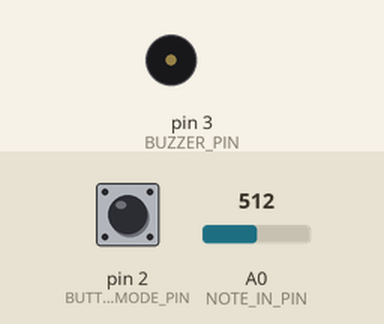
Bench run of a sketch on a simulated Arduino Uno, built with avr-gcc and run on an emulated ATmega328P. Shown: buzzer (waves = sounding). Inputs (shaded band) come from the test bench; at power-on: pin 2 (BUTTON_MODE_PIN) LOW, A0 (NOTE_IN_PIN) = 512.

Above: at 1.2 s.
1.3 s: pin 2 (BUTTON_MODE_PIN) pulled HIGH for 3.2 s
At 5.3 s:
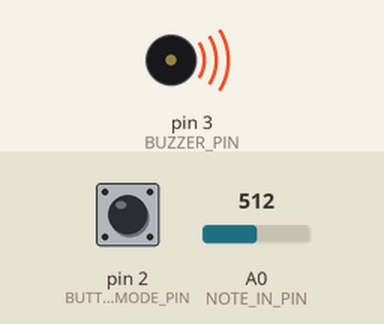
6.1 s: pin 2 (BUTTON_MODE_PIN) pulled HIGH for 0.25 s
9.3 s: pin 2 (BUTTON_MODE_PIN) pulled HIGH for 1 s
At 10.9 s:
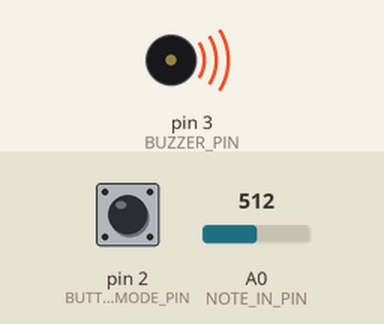
Timing chart, 0 to 15.3 s (numbered marks = the images above; inputs shaded):
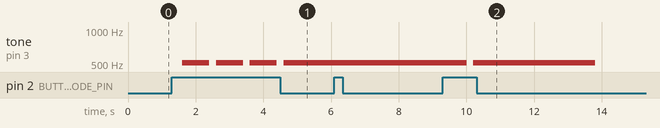

Measured:
- after the input at 1.3 s, tone on pin 3 (BUZZER_PIN): alternates 512 Hz for 0.80 s and silent for 0.20 s, 7 changes in all, then stays 512 Hz, starting after 0.30 s
- after the input at 9.3 s, tone on pin 3 (BUZZER_PIN): 512 Hz → silent after 0.71 s instead of 0.51 s

The sketch:

adele_bedard_etudeThree.ino
```cpp
/********************** ETUDE 3 CART 360 2019 *******************************
 * WELCOME!
 * THE PURPOSE OF THIS EXERCISE IS TO DESIGN A VERY SIMPLE KEYBOARD (5 KEYS)
 * WHICH ALLOWS YOU TO PLAY LIVE, RECORD, AND PLAYBACK SINGLE NOTES (NO CHORDS).
 * THERE WILL BE A BUTTON WHICH WHEN PRESSED WILL TAKE THE USER TO THE NEXT MODE:
 * THERE ARE 5 POSSIBLE MODES
 * 0 ==  reset    ==   led off == also resets
 * 1 ==  live     ==   led BLUE
 * 2 ==  record   ==   led RED
 * 3 ==  play     ==   led GREEN
 * 4 ==  loopMODE ==   led PURPLE
 *
 * ADDITIONALLY - WHEN THE USER CHANGES MODE,
 * THE RGB LED WILL CHANGE COLOR (ACCORDING TO THE SPECIFICATIONS)

 * PLEASE FOLLOW THE INSTRUCTIONS IN THE COMMENTS:
 * DO NOT ADD ANY MORE FUNCTION DEFINITIONS
 * ONLY IMPLEMENT THE FUNCTION DEFINITIONS SUPPLIED
 * THERE IS NO NEED TO ADD ANY NEW VARIABLES OR CONSTANTS
 * PROVIDE COMMENTS FOR ANY OF THE CODE IMPLEMENTED
 * GOOD LUCK!
 */
/**** CONSTANTS ********************************************************/

#define BUTTON_MODE_PIN 2 // Button to change the mode

// constants for RGB LED
#define LED_PIN_R 5 // R PIN
#define LED_PIN_G 9 // G PIN
#define LED_PIN_B 6 // B PIN

// constant for note in (button-resistor ladder on breadboard)
# define NOTE_IN_PIN A0

//constant for max number of notes in array
#define MAX_NOTES 16

// a constant for duration
const int duration = 200;

// constant for pin to output for buzzer
#define BUZZER_PIN 3 // PWM

/******** VARIABLES *****************************************************/
// counter for how many notes we have
int countNotes =0;
// array to hold the notes played (for record/play mode)
int notes [MAX_NOTES];
int mode =0; // start at off

int counterPlay = 0; //variable added --> stores the current index to playback

/*************************************************************************/


/**********************SETUP() DO NOT CHANGE*******************************/
// Declare pin mode for the single digital input
void setup()
{
  pinMode(BUTTON_MODE_PIN, INPUT);
}

/**********************LOOP() DO NOT CHANGE *******************************
 * INSTRUCTIONS:
 * There is NO NEED to change the loop - it establishes the flow of the program
 * We call here 3 functions repeatedly:
 * 1: chooseMode(): this function will determine the mode that your program is in
 * based on if the button (linked to the BUTTON_MODE_PIN) was pressed
 * 2: setRGB(): will set the color of the RGB LED based on the value of the mode variable
 * 3: selectMode(): will determine which function to call based on the value of the mode variable

**************************************************************************/
void loop()
{
  chooseMode();
  setRGB();
  selectMode();
}
/******************CHOOSEMODE(): IMPLEMENT *********************************
 * INSTRUCTIONS:
 * Read the value from the Button (linked to the BUTTON_MODE_PIN) and
 * if is being pressed then change the mode variable.
 * REMEMBER:
 * mode == 0 is reset
 * mode == 1 is live
 * mode == 2 is record
 * mode == 3 is play
 * mode == 4 is loopMode
 * Every time the user presses the button, the program will go to the next mode,
 * once it reaches 4, it should go back to mode == 0.
 * (i.e. if mode ==2 and we press, then mode ==3) ...
**************************************************************************/
void chooseMode(){
  int buttonVal = digitalRead(BUTTON_MODE_PIN);
  if (buttonVal == HIGH){
    mode = (mode + 1) % 5;
  }
  delay(duration);
}

/******************SETRGB(): IMPLEMENT *********************************
 * INSTRUCTIONS:
 * Depending on the value of the mode variable:
 * if the mode is 0 - RGB LED IS OFF
 * if the mode is 1 - RGB LED IS BLUE
 * if mode is 2 - RGB LED IS RED
 * if mode is 3 - RGB LED IS GREEN
 * if mode is 4 - RGB LED iS PURPLE
 * YOU MUST USE A SWITCH CASE CONSTRUCT (NOT A SERIES OF IF / ELSE STATEMENTS
**************************************************************************/
void setRGB()
{
  switch (mode) {
    case 0: digitalWrite(LED_PIN_R, LOW);
            digitalWrite(LED_PIN_G, LOW);
            digitalWrite(LED_PIN_B,LOW);
            break;
    case 1: digitalWrite(LED_PIN_R, LOW);
            digitalWrite(LED_PIN_G, LOW);
            digitalWrite(LED_PIN_B,HIGH);
            break;
    case 2: digitalWrite(LED_PIN_R, HIGH);
            digitalWrite(LED_PIN_G, LOW);
            digitalWrite(LED_PIN_B,LOW);
            break;
    case 3: digitalWrite(LED_PIN_R, LOW);
            digitalWrite(LED_PIN_G, HIGH);
            digitalWrite(LED_PIN_B,LOW);
            break;
    default: digitalWrite(LED_PIN_R, HIGH);
            digitalWrite(LED_PIN_G, LOW);
            digitalWrite(LED_PIN_B,HIGH);
            break;

  }
}
/**********************SELECTMODE() DO NOT CHANGE *******************************
 * INSTRUCTIONS:
 * There is NO NEED to change this function - it selects WHICH function should run based on the mode variable
 * There are 4 possibilities
 * 1: reset(): this function will reset any arrays etc, and will do nothing else
 * 2: live(): this function will play the corresponding notes
 * to the user pressing the respective buttons.
 * NOTE:: the notes played are NOT stored
 * 3: record(): this function will play the corresponding notes
 * to the user pressing the respective buttons
 * AND will STORE up to 16 consecutive notes in an array.
 * 4: play(): this function will playback any notes stored in the array that were recorded
 * in the previous mode
 * 5: loopMode(): this function will playback any notes stored in the array that were recorded,
 * BUT unlike the previous mode, you can choose in which sequence the notes are played.
 * REQUIRED: only play notes from the array (no live stuff)

******************************************************************************/
void selectMode()
{
  if(mode ==0) {
    reset();
  }
  else if(mode ==1) {
    live();
  }
  else if(mode ==2) {
    record();
  }

  else if(mode ==3) {
    play();
  }

   else if(mode ==4) {
    loopMode();
  }
}
/******************RESET(): IMPLEMENT **************************************
 * INSTRUCTIONS:
 * this function should ensure that any notes recorded are no longer available
**************************************************************************/
void reset()
{

  for(int i=0; i<countNotes; i++) {
    notes[i] = 0;
  }
  countNotes = 0;
  counterPlay = 0;
}
/******************LIVE(): IMPLEMENT **************************************
 * INSTRUCTIONS:
 * this function will play the corresponding notes
 * to the user pressing the respective buttons
 * NOTE:: the notes played are NOT stored
 * SO: you need read in the input from the analog input (linked to the button-resistor ladder combo)
 * THEN - output the note to the buzzer using the tone() function
**************************************************************************/
void live()
{
    int inputRead = analogRead(NOTE_IN_PIN);
    if (inputRead > 5) {
      tone(BUZZER_PIN, inputRead, duration);
    }

}
/******************RECORD(): IMPLEMENT **********************************
 * INSTRUCTIONS:
 * this function will play the corresponding notes
 * to the user pressing the respective buttons
 * AND will STORE up to 16 consecutive notes in an array.
 * SO:you need read in the input from the analog input (linked to the button-resistor ladder combo)
 * AND - output the note to the buzzer using the tone() function
 * THEN store that note in the array  - BE CAREFUL - you can only allow for up to MAX_NOTES to be stored
**************************************************************************/
void record()
{
  int inputRead = analogRead(NOTE_IN_PIN);
  if (inputRead>5 && countNotes <= MAX_NOTES ){
    tone(BUZZER_PIN, inputRead, duration);
    countNotes++;
    notes[countNotes-1] = inputRead;
  }

}
/******************PLAY(): IMPLEMENT ************************************
 * INSTRUCTIONS:
 * this function will playback any notes stored in the array that were recorded
 * in the previous mode
 * SO: you need to go through the array of values (be careful - the user may not have put in MAX_NOTES)
 * READ each value IN ORDER
 * AND output each note to the buzzer using the tone() function
 * ALSO: as long as we are in this mode, the notes are played over and over again
 * BE CAREFUL: make sure you allow for the user to get to another mode from the mode button...
**************************************************************************/

void play()
{
  tone(BUZZER_PIN, notes[counterPlay], duration);
  counterPlay = (counterPlay + 1) % countNotes;

}
/******************LOOPMODE(): IMPLEMENT *********************************
 * INSTRUCTIONS:
 * this function will playback any notes stored in the array that were recorded
 * in the previous mode
 * SO: you need to go through the array of values (be careful - the user may not have put in MAX_NOTES)
 * READ values IN ANY ORDERING (You MUST use the array - but you can determine your own sequence)
 * AND output each note to the buzzer using the tone() function
 * ALSO: as long as we are in this mode, the notes are played over and over again
 * BE CAREFUL: make sure you allow for the user to get to another mode from the mode button...
**************************************************************************/
void loopMode()
{
  tone(BUZZER_PIN, notes[countNotes - 1 - counterPlay], duration); //plays the notes in reverse
  counterPlay = (counterPlay + 2) % (countNotes); //skips one note

}

/***********************WRITTEN ANALYSIS***********************************

*********************Adèle Bédard - Etude 3********************************

First, the mode selector works simply as a switch. If the button is pressed,
then the numero associated with the mode is augmented by one, changing the mode.
The LED changes color in consequence, by changing which color should be of
high voltage depending on each mode.

Then, for the notes to play, the resistor ladder controls the amount of voltage
coming in to the Arduino input. In fact, the resistor ladder allows the buttons
to each have a different amount of voltage coming in to the Arduino, as opposed
to just high or low as a simple button would do. When we press the first button,
the voltage only has to go through one resistor. However, the last button has to
go through 4 resistors (since my piano only has 4 keys, since I only had 5
buttons) before acting as an input to the Arduino. Therefore, there is way less
voltage left when the current arrives to the Arduino, because it lost voltage
at every resistor.
Then, the voltage that is coming in as input becomes the frequency of the tone
output. That is why we can hear different notes: the voltage coming in to the
Arduino is different for each button pressed, and therefore the frequency of
the output is different.


**********************************************************************************/
```
